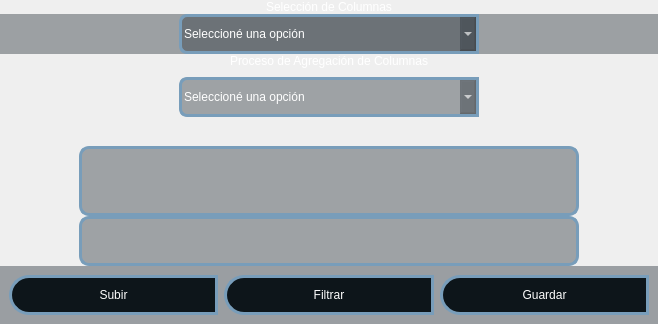
            <widget class="QWidget" name="page_equipo1">
             <property name="styleSheet">
              <string notr="true">background-color: rgba(27, 38, 47,100);

QPushButton{
border-color:rgb(23, 2, 127);
	border-right-color: rgb(0, 0, 0);
	
font:87 12pt &quot;Arial Black&quot;;
;
	background-color: rgb(255, 255, 255);
border-top-left-radius:20px;
border-bottom-left-radius:20px;
	color: rgb(0, 0, 0);

}
QPushButton:hover{

background-color: rgb(170, 170, 255);
border-top-left-radius:20px;
border-bottom-left-radius:20px;
color:rgb(23, 2, 127);
font:87 12pt &quot;Arial Black&quot;;}</string>
             </property>
             <layout class="QVBoxLayout" name="verticalLayout_3" stretch="8,1">
              <property name="spacing">
               <number>0</number>
              </property>
              <property name="leftMargin">
               <number>0</number>
              </property>
              <property name="topMargin">
               <number>0</number>
              </property>
              <property name="rightMargin">
               <number>0</number>
              </property>
              <property name="bottomMargin">
               <number>0</number>
              </property>
              <item>
               <widget class="QWidget" name="widget" native="true">
                <property name="styleSheet">
                 <string notr="true"/>
                </property>
                <layout class="QVBoxLayout" name="verticalLayout_4" stretch="0">
                 <property name="spacing">
                  <number>0</number>
                 </property>
                 <property name="leftMargin">
                  <number>0</number>
                 </property>
                 <property name="topMargin">
                  <number>0</number>
                 </property>
                 <property name="rightMargin">
                  <number>0</number>
                 </property>
                 <property name="bottomMargin">
                  <number>0</number>
                 </property>
                 <item>
                  <widget class="QWidget" name="widget_3" native="true">
                   <layout class="QVBoxLayout" name="verticalLayout_8">
                    <property name="spacing">
                     <number>0</number>
                    </property>
                    <property name="leftMargin">
                     <number>0</number>
                    </property>
                    <property name="topMargin">
                     <number>0</number>
                    </property>
                    <property name="rightMargin">
                     <number>0</number>
                    </property>
                    <property name="bottomMargin">
                     <number>0</number>
                    </property>
                    <item>
                     <widget class="QLabel" name="label_2">
                      <property name="maximumSize">
                       <size>
                        <width>16777215</width>
                        <height>40</height>
                       </size>
                      </property>
                      <property name="styleSheet">
                       <string notr="true">font:87 14pt &quot;Arial &quot;;
color:rgb(255, 255, 255);</string>
                      </property>
                      <property name="text">
                       <string>Selección de Columnas</string>
                      </property>
                      <property name="alignment">
                       <set>Qt::AlignCenter</set>
                      </property>
                     </widget>
                    </item>
                    <item>
                     <widget class="QWidget" name="widget_7" native="true">
                      <property name="maximumSize">
                       <size>
                        <width>16777215</width>
                        <height>80</height>
                       </size>
                      </property>
                      <property name="styleSheet">
                       <string notr="true">background-color: rgba(27, 38, 47,100);</string>
                      </property>
                      <layout class="QHBoxLayout" name="horizontalLayout_5">
                       <property name="leftMargin">
                        <number>0</number>
                       </property>
                       <property name="topMargin">
                        <number>0</number>
                       </property>
                       <property name="rightMargin">
                        <number>0</number>
                       </property>
                       <property name="bottomMargin">
                        <number>0</number>
                       </property>
                       <item>
                        <spacer name="horizontalSpacer_2">
                         <property name="orientation">
                          <enum>Qt::Horizontal</enum>
                         </property>
                         <property name="sizeHint" stdset="0">
                          <size>
                           <width>170</width>
                           <height>20</height>
                          </size>
                         </property>
                        </spacer>
                       </item>
                       <item>
                        <widget class="QComboBox" name="metodo1">
                         <property name="minimumSize">
                          <size>
                           <width>300</width>
                           <height>40</height>
                          </size>
                         </property>
                         <property name="maximumSize">
                          <size>
                           <width>300</width>
                           <height>40</height>
                          </size>
                         </property>
                         <property name="cursor">
                          <cursorShape>PointingHandCursor</cursorShape>
                         </property>
                         <property name="styleSheet">
                          <string notr="true">	background-color:rgba(33, 43, 51,100);
font: 87 12pt &quot;Arial &quot;;
border-top-left-radius:8px;
border-bottom-left-radius:8px;
color: rgb(255, 255, 255);
border:3px solid rgb(120,157,186);</string>
                         </property>
                         <item>
                          <property name="text">
                           <string>Seleccioné una opción</string>
                          </property>
                         </item>
                         <item>
                          <property name="text">
                           <string>Requerimientos Usales</string>
                          </property>
                         </item>
                         <item>
                          <property name="text">
                           <string>Agregar columnas</string>
                          </property>
                         </item>
                        </widget>
                       </item>
                       <item>
                        <spacer name="horizontalSpacer_3">
                         <property name="orientation">
                          <enum>Qt::Horizontal</enum>
                         </property>
                         <property name="sizeHint" stdset="0">
                          <size>
                           <width>170</width>
                           <height>20</height>
                          </size>
                         </property>
                        </spacer>
                       </item>
                      </layout>
                     </widget>
                    </item>
                    <item>
                     <widget class="QWidget" name="normally" native="true">
                      <layout class="QVBoxLayout" name="verticalLayout_9">
                       <property name="spacing">
                        <number>0</number>
                       </property>
                       <property name="leftMargin">
                        <number>0</number>
                       </property>
                       <property name="topMargin">
                        <number>0</number>
                       </property>
                       <property name="rightMargin">
                        <number>0</number>
                       </property>
                       <property name="bottomMargin">
                        <number>0</number>
                       </property>
                       <item>
                        <widget class="QLabel" name="agregar">
                         <property name="maximumSize">
                          <size>
                           <width>16777215</width>
                           <height>40</height>
                          </size>
                         </property>
                         <property name="styleSheet">
                          <string notr="true">font:87 14pt &quot;Arial &quot;;
color:rgb(255, 255, 255);</string>
                         </property>
                         <property name="text">
                          <string>Proceso de Agregación de Columnas</string>
                         </property>
                         <property name="alignment">
                          <set>Qt::AlignCenter</set>
                         </property>
                        </widget>
                       </item>
                       <item>
                        <widget class="QWidget" name="newcolmns" native="true">
                         <layout class="QHBoxLayout" name="horizontalLayout_6">
                          <item>
                           <spacer name="horizontalSpacer_5">
                            <property name="orientation">
                             <enum>Qt::Horizontal</enum>
                            </property>
                            <property name="sizeHint" stdset="0">
                             <size>
                              <width>170</width>
                              <height>20</height>
                             </size>
                            </property>
                           </spacer>
                          </item>
                          <item>
                           <widget class="QComboBox" name="proceso1">
                            <property name="minimumSize">
                             <size>
                              <width>300</width>
                              <height>40</height>
                             </size>
                            </property>
                            <property name="maximumSize">
                             <size>
                              <width>300</width>
                              <height>40</height>
                             </size>
                            </property>
                            <property name="cursor">
                             <cursorShape>PointingHandCursor</cursorShape>
                            </property>
                            <property name="styleSheet">
                             <string notr="true">	background-color:rgba(33, 43, 51,100);
font: 87 12pt &quot;Arial &quot;;
border-top-left-radius:8px;
border-bottom-left-radius:8px;
color: rgb(255, 255, 255);
border:3px solid rgb(120,157,186);</string>
                            </property>
                            <item>
                             <property name="text">
                              <string>Seleccioné una opción</string>
                             </property>
                            </item>
                            <item>
                             <property name="text">
                              <string>SD</string>
                             </property>
                            </item>
                            <item>
                             <property name="text">
                              <string>Sig</string>
                             </property>
                            </item>
                            <item>
                             <property name="text">
                              <string>Bkgnd</string>
                             </property>
                            </item>
                            <item>
                             <property name="text">
                              <string>Peak</string>
                             </property>
                            </item>
                           </widget>
                          </item>
                          <item>
                           <spacer name="horizontalSpacer_4">
                            <property name="orientation">
                             <enum>Qt::Horizontal</enum>
                            </property>
                            <property name="sizeHint" stdset="0">
                             <size>
                              <width>170</width>
                              <height>20</height>
                             </size>
                            </property>
                           </spacer>
                          </item>
                         </layout>
                        </widget>
                       </item>
                       <item>
                        <widget class="QWidget" name="etiqueta" native="true">
                         <layout class="QHBoxLayout" name="horizontalLayout_7">
                          <property name="leftMargin">
                           <number>0</number>
                          </property>
                          <property name="topMargin">
                           <number>20</number>
                          </property>
                          <property name="rightMargin">
                           <number>0</number>
                          </property>
                          <property name="bottomMargin">
                           <number>0</number>
                          </property>
                          <item>
                           <spacer name="horizontalSpacer_7">
                            <property name="orientation">
                             <enum>Qt::Horizontal</enum>
                            </property>
                            <property name="sizeHint" stdset="0">
                             <size>
                              <width>11</width>
                              <height>20</height>
                             </size>
                            </property>
                           </spacer>
                          </item>
                          <item>
                           <widget class="QLabel" name="label_7">
                            <property name="minimumSize">
                             <size>
                              <width>500</width>
                              <height>70</height>
                             </size>
                            </property>
                            <property name="maximumSize">
                             <size>
                              <width>500</width>
                              <height>70</height>
                             </size>
                            </property>
                            <property name="styleSheet">
                             <string notr="true">font: 87 10pt &quot;Arial Black&quot;;
	background-color:rgba(33, 43, 51,100);
color: rgb(255, 255, 255);
border:3px solid rgb(120,157,186);
border-top-left-radius:10px;
border-bottom-left-radius:10px;
border-top-right-radius:10px;
border-bottom-right-radius:10px;</string>
                            </property>
                            <property name="text">
                             <string/>
                            </property>
                            <property name="alignment">
                             <set>Qt::AlignCenter</set>
                            </property>
                           </widget>
                          </item>
                          <item>
                           <spacer name="horizontalSpacer_6">
                            <property name="orientation">
                             <enum>Qt::Horizontal</enum>
                            </property>
                            <property name="sizeHint" stdset="0">
                             <size>
                              <width>12</width>
                              <height>20</height>
                             </size>
                            </property>
                           </spacer>
                          </item>
                         </layout>
                        </widget>
                       </item>
                       <item>
                        <widget class="QWidget" name="widget_11" native="true">
                         <layout class="QHBoxLayout" name="horizontalLayout_8">
                          <property name="leftMargin">
                           <number>0</number>
                          </property>
                          <property name="topMargin">
                           <number>0</number>
                          </property>
                          <property name="rightMargin">
                           <number>0</number>
                          </property>
                          <property name="bottomMargin">
                           <number>0</number>
                          </property>
                          <item>
                           <spacer name="horizontalSpacer_9">
                            <property name="orientation">
                             <enum>Qt::Horizontal</enum>
                            </property>
                            <property name="sizeHint" stdset="0">
                             <size>
                              <width>11</width>
                              <height>20</height>
                             </size>
                            </property>
                           </spacer>
                          </item>
                          <item>
                           <widget class="QLabel" name="label_4">
                            <property name="minimumSize">
                             <size>
                              <width>500</width>
                              <height>50</height>
                             </size>
                            </property>
                            <property name="maximumSize">
                             <size>
                              <width>500</width>
                              <height>50</height>
                             </size>
                            </property>
                            <property name="styleSheet">
                             <string notr="true">font: 87 10pt &quot;Arial Black&quot;;
	background-color:rgba(33, 43, 51,100);
color: rgb(255, 255, 255);
border:3px solid rgb(120,157,186);
border-top-left-radius:10px;
border-bottom-left-radius:10px;
border-top-right-radius:10px;
border-bottom-right-radius:10px;</string>
                            </property>
                            <property name="text">
                             <string/>
                            </property>
                            <property name="alignment">
                             <set>Qt::AlignCenter</set>
                            </property>
                           </widget>
                          </item>
                          <item>
                           <spacer name="horizontalSpacer_8">
                            <property name="orientation">
                             <enum>Qt::Horizontal</enum>
                            </property>
                            <property name="sizeHint" stdset="0">
                             <size>
                              <width>12</width>
                              <height>20</height>
                             </size>
                            </property>
                           </spacer>
                          </item>
                         </layout>
                        </widget>
                       </item>
                      </layout>
                     </widget>
                    </item>
                   </layout>
                  </widget>
                 </item>
                </layout>
               </widget>
              </item>
              <item>
               <widget class="QWidget" name="widget_2" native="true">
                <property name="styleSheet">
                 <string notr="true">QWidget{
	
	
	
	background-color:rgba(24, 34, 43,100);
}


QPushButton{
border-color:rgb(23, 2, 127);
	border-right-color: rgb(0, 0, 0);
	
font:87 12pt &quot;Arial&quot;;

	background-color:rgb(13, 21, 26);
border-top-left-radius:20px;
border-bottom-left-radius:20px;
	color:rgb(253, 253, 253);
border:3px solid rgb(120,157,186);

}
QPushButton:hover{

background-color:rgb(120, 157, 186);
border-top-left-radius:20px;
border-bottom-left-radius:20px;

font:87 12pt &quot;Arial Black&quot;;}

</string>
                </property>
                <layout class="QHBoxLayout" name="horizontalLayout_3">
                 <item>
                  <widget class="QPushButton" name="bt_load1">
                   <property name="minimumSize">
                    <size>
                     <width>0</width>
                     <height>40</height>
                    </size>
                   </property>
                   <property name="text">
                    <string>Subir</string>
                   </property>
                   <property name="icon">
                    <iconset resource="recursos.qrc">
                     <normaloff>:/iconos/icons/upload.svg</normaloff>:/iconos/icons/upload.svg</iconset>
                   </property>
                   <property name="iconSize">
                    <size>
                     <width>30</width>
                     <height>30</height>
                    </size>
                   </property>
                  </widget>
                 </item>
                 <item>
                  <widget class="QPushButton" name="bt_filter1">
                   <property name="minimumSize">
                    <size>
                     <width>0</width>
                     <height>40</height>
                    </size>
                   </property>
                   <property name="text">
                    <string>Filtrar</string>
                   </property>
                   <property name="icon">
                    <iconset resource="recursos.qrc">
                     <normaloff>:/iconos/icons/filter.svg</normaloff>:/iconos/icons/filter.svg</iconset>
                   </property>
                   <property name="iconSize">
                    <size>
                     <width>30</width>
                     <height>30</height>
                    </size>
                   </property>
                  </widget>
                 </item>
                 <item>
                  <widget class="QPushButton" name="bt_save1">
                   <property name="minimumSize">
                    <size>
                     <width>0</width>
                     <height>40</height>
                    </size>
                   </property>
                   <property name="text">
                    <string>Guardar</string>
                   </property>
                   <property name="icon">
                    <iconset resource="recursos.qrc">
                     <normaloff>:/iconos/icons/save.svg</normaloff>:/iconos/icons/save.svg</iconset>
                   </property>
                   <property name="iconSize">
                    <size>
                     <width>30</width>
                     <height>30</height>
                    </size>
                   </property>
                  </widget>
                 </item>
                </layout>
               </widget>
              </item>
             </layout>
            </widget>
